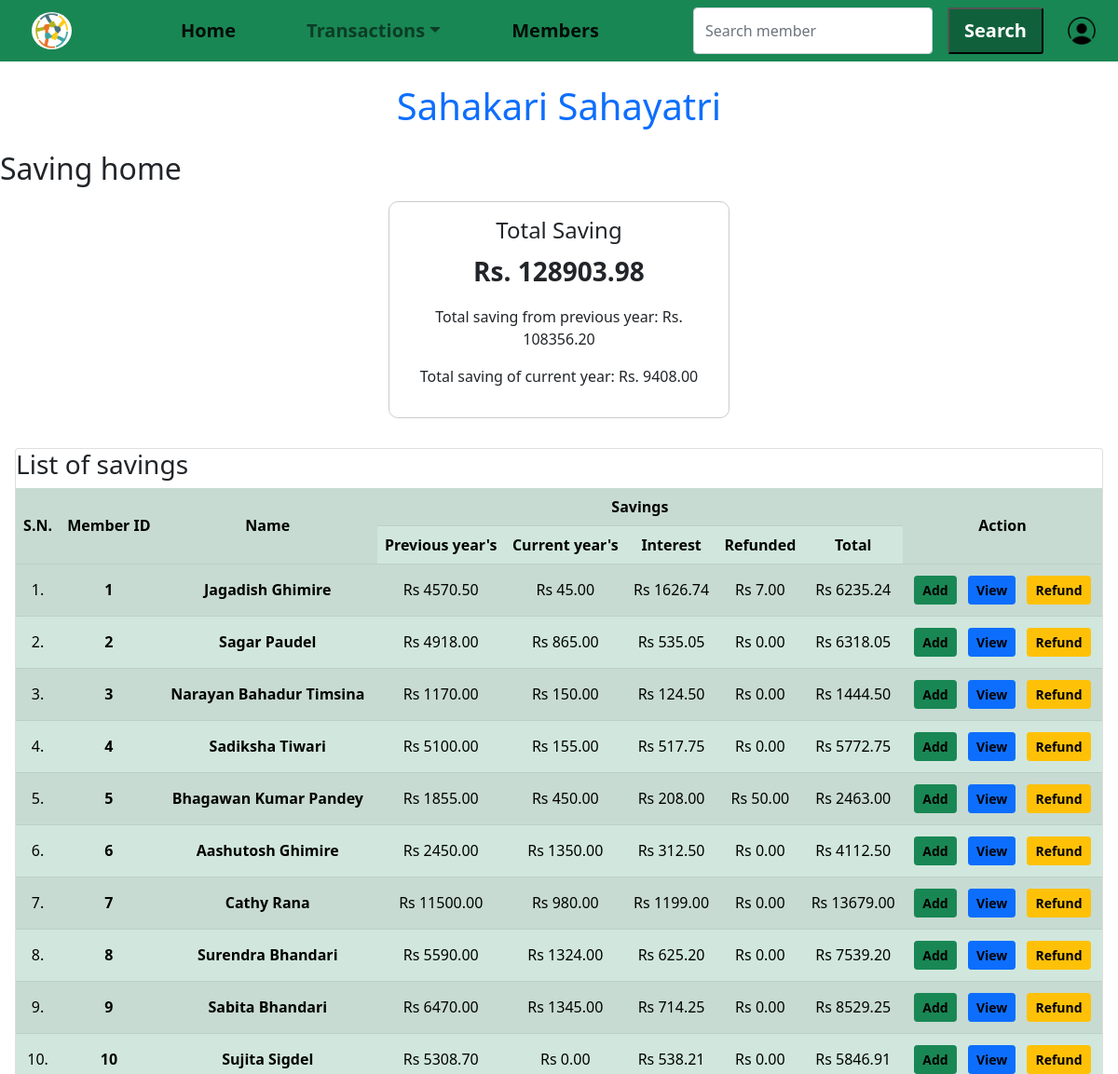
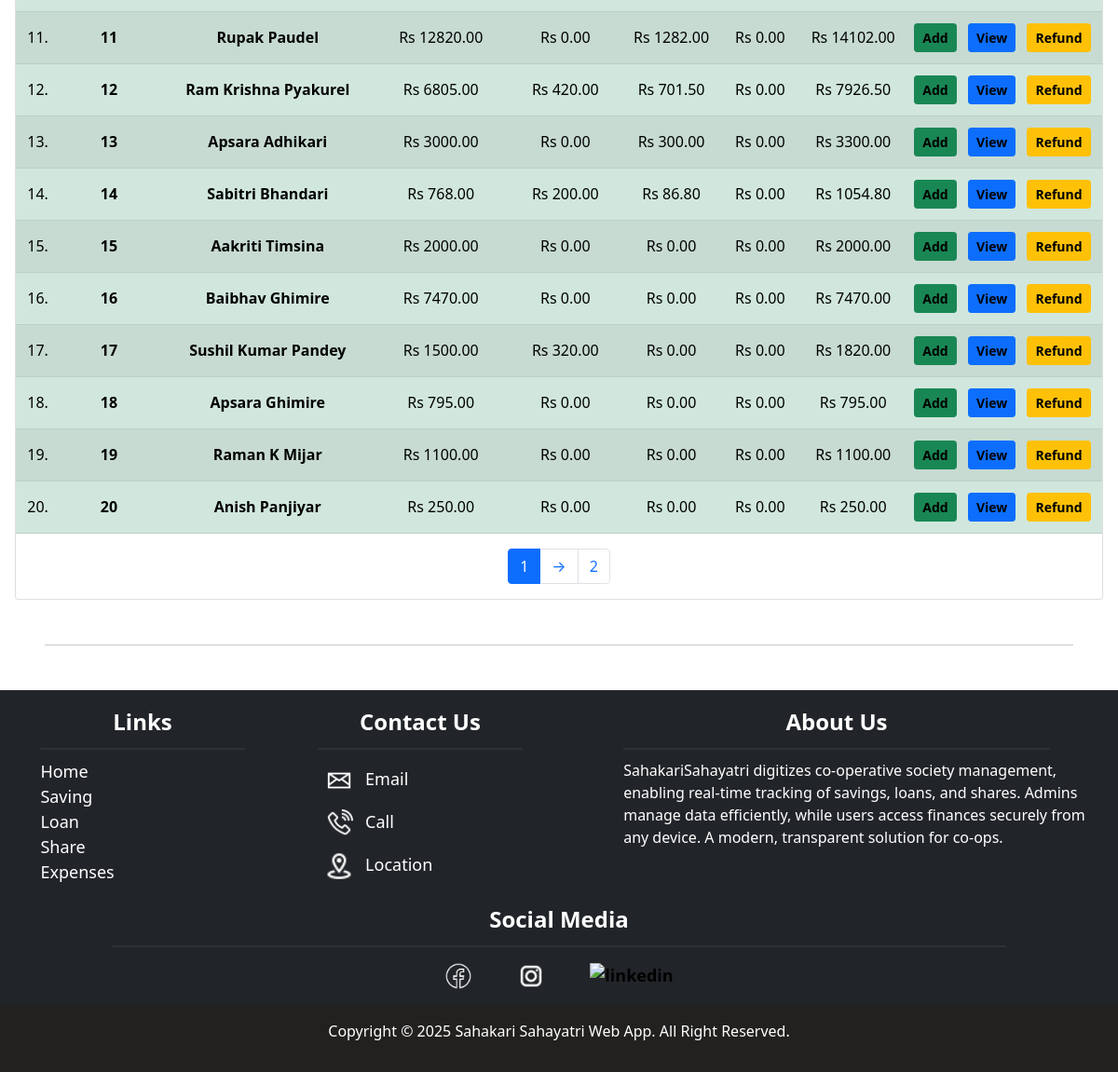
The app's page /saving/ (signed in) with its own data (2 pictures, top to bottom).
### customer/models.py (models this page shows, shortened)
class Member(models.Model):
    user = models.OneToOneField(User, on_delete=models.CASCADE, related_name='member_profile')
    member_id = models.IntegerField(unique=True, primary_key=True)
    first_name = models.CharField(max_length=30, blank=False)
    middle_name = models.CharField(max_length=30, blank=True)
    last_name = models.CharField(max_length=30, blank=False)
    email = models.EmailField(blank=True, null=True)
    phone_number = models.CharField(max_length=15, unique=True, blank=True)
    address = models.TextField(blank=False)
    date_of_birth = models.DateField(blank=True, null=True)
    citizenship_number = models.CharField(max_length=20, unique=True, blank=False)
    occupation = models.CharField(max_length=100, blank=True)
    date_joined = models.DateField(null=True, blank=True)
    name = models.CharField(max_length=100, blank=False, editable=False)
    class Meta:
        ordering = ['member_id']  # Ascending order

### saving/views.py (the view)
# urls.py: path('', saving.saving_home, name='saving_home'),
@login_required(login_url='loginpage')
def saving_home(request):
    if request.user.is_staff or request.user.is_superuser:
        fiscal_year_start = get_fiscal_year_start()
        members = Member.objects.all()
        customer_data = []
        total_previous_saving = 0
        total_current_saving = 0
        total_saved = 0
        for member in members:
            deposits = Deposit.objects.filter(customer=member)
            refunds = SavingRefund.objects.filter(customer=member)
            interest = YearlyInterest.objects.filter(customer=member)
            previous_saving = deposits.filter(date__lt=fiscal_year_start).aggregate(total=Sum('amount'))['total'] or 0
            current_saving = deposits.filter(date__gte=fiscal_year_start).aggregate(total=Sum('amount'))['total'] or 0
            total_refunded = refunds.aggregate(total=Sum('amount_refunded'))['total'] or 0
            total_previous_interest = interest.aggregate(total=Sum('previous_interest_amount'))['total'] or 0
            total_current_interest = interest.aggregate(total=Sum('current_interest_amount'))['total'] or 0
            total_interest = total_current_interest + total_previous_interest
            total_saving = previous_saving + current_saving - total_refunded + total_previous_interest + total_current_interest
            total_previous_saving += previous_saving  # Accumulate here
            total_current_saving += current_saving  # Accumulate here
            total_saved += total_saving  # Accumulate here
            if member.middle_name:
                name=f"{member.first_name} {member.middle_name} {member.last_name}"
            else:
                name=f"{member.first_name} {member.last_name}"
            customer_data.append({
                'id': member.member_id,
                'name': name,
                'previous_saving': previous_saving,
                'current_saving': current_saving,
                'total_refunded': total_refunded,
                'total_saving': total_saving,
            'total_interest': total_interest,
            })
        paginator = Paginator(customer_data,20)
        page_number = request.GET.get('page')
        page_obj = paginator.get_page(page_number)
        return render(request, 'saving_home.html', {
            'customer_data': customer_data,
            'total_saved': total_saved,
            'total_previous_saving': total_previous_saving,  # Pass to template
            'total_current_saving': total_current_saving,
            'page_obj': page_obj
        })
    else:
        return redirect('home')

### saving/views.py (called while the page is built)
def get_fiscal_year_start():
    today = date.today()
    if today.month > 7 or (today.month == 7 and today.day >= 16):  # Assuming Shrawan 1 is around July 16
        return date(today.year, 7, 16)
    else:
        return date(today.year - 1, 7, 16)

### saving/templates/saving_home.html (shortened to what this page needs)
{% extends "base.html" %}
{% load static %}
{% block content %}
<h2>Saving home</h2>
<div class="row justify-content-center m-3">
    <div class="col-lg-4 col-md-6 col-sm-12 mb-3">
        <div class="card transaction-card text-center p-3">
            <h4>Total Saving</h4>
            <p class="fs-3 fw-bold">Rs. {{ total_saved|floatformat:2 }}</p>
            <p>Total saving from previous year: Rs. {{ total_previous_saving|floatformat:2 }}</p>
            <p>Total saving of current year: Rs. {{ total_current_saving|floatformat:2 }}</p>
        </div>
    </div>
</div>
<div class="card m-3">
    <h3>List of savings</h3>
    <div class="table-responsive">
        <table class="table table-striped table-responsive table-hover table-success">
            <tr class="align-middle text-center">
                <th rowspan="2">S.N.</th>
                <th rowspan="2">Member ID</th>
                <th rowspan="2">Name</th>
                <th colspan="5">Savings</th>
                <th rowspan="2">Action</th>
            </tr>
            <tr class="align-middle text-center">
                <th>Previous year's</th>
                <th>Current year's</th>
                <th>Interest</th>
                <th>Refunded</th>
                <th>Total</th>
            </tr>
            {% if page_obj %}
                {% for customer in page_obj %}
                    <tr class="align-middle text-center">
                        <td>{{ forloop.counter0|add:page_obj.start_index }}.</td>
                        <td>
                            <a href="{% url 'customer_details' customer.id %}" class="links text-decoration-none text-black fw-bold">{{ customer.id }}</a>
                        </td>
                        <td>
                            <a href="{% url 'customer_details' customer.id %}" class="links text-decoration-none text-black fw-bold">{{ customer.name }}</a>
                        </td>
                        <td>Rs {{ customer.previous_saving|floatformat:2 }}</td>
                        <td>Rs {{ customer.current_saving|floatformat:2 }}</td>
                        <td>Rs {{ customer.total_interest|floatformat:2 }}</td>
                        <td>Rs {{ customer.total_refunded|floatformat:2 }}</td>
                        <td>Rs {{ customer.total_saving|floatformat:2 }}</td>
                        <td>
                            <a class="btn btn-sm btn-success m-1" href="{% url 'saving_add' customer.id %}">Add</a>
                            <a class="btn btn-sm btn-primary m-1" href="{% url 'saving_details' customer.id %}">View</a>
                            <a class="btn btn-sm btn-warning m-1" href="{% url 'saving_refund' customer.id %}">Refund</a>
                        </td>
                    </tr>
                {% endfor %}
            {% else %}
                <tr>
                    <td colspan="9" class="text-center">No savings found.</td>
                </tr>
            {% endif %}
        </table>
    </div>
    <nav aria-label="Page navigation">
        <ul class="pagination justify-content-center">
            <li class="page-item active">
                <span class="page-link">{{ page_obj.number }}</span>
            </li>
            {% if page_obj.has_next %}
                <li class="page-item">
                    <a class="page-link" href="?page={{ page_obj.next_page_number }}">&rarr;</a>
                </li>
            {% endif %}
            {% if page_obj.paginator.num_pages > 1 %}
                <li class="page-item">
                    <a class="page-link" href="?page={{ page_obj.paginator.num_pages }}">{{ page_obj.paginator.num_pages }}</a>
                </li>
            {% endif %}
        </ul>
    </nav>
</div>
{% endblock content %}

### static/css/style.css (style rules this page uses)
.links { text-decoration: none; color: black; padding: 5px; }
.text-center a { text-decoration: none; color: #000; font-weight: 750; }
html { font-size: 16px; }
body { margin: 0; padding: 0; }
.transaction-card { height: 100%; border: 1px solid #ccc; border-radius: 10px; padding: 1rem; box-sizing: border-box; overflow: hidden; }

### records on screen
Member: id "1", name "Jagadish Ghimire", previous_saving "4570.50", current_saving "45.00", total_interest "1626.74", total_refunded "7.00", total_saving "6235.24"
Member: id "2", name "Sagar Paudel", previous_saving "4918.00", current_saving "865.00", total_interest "535.05", total_refunded "0.00", total_saving "6318.05"
Member: id "3", name "Narayan Bahadur Timsina", previous_saving "1170.00", current_saving "150.00", total_interest "124.50", total_refunded "0.00", total_saving "1444.50"
Member: id "4", name "Sadiksha Tiwari", previous_saving "5100.00", current_saving "155.00", total_interest "517.75", total_refunded "0.00", total_saving "5772.75"
Member: id "5", name "Bhagawan Kumar Pandey", previous_saving "1855.00", current_saving "450.00", total_interest "208.00", total_refunded "50.00", total_saving "2463.00"
Member: id "6", name "Aashutosh Ghimire", previous_saving "2450.00", current_saving "1350.00", total_interest "312.50", total_refunded "0.00", total_saving "4112.50"
Member: id "7", name "Cathy Rana", previous_saving "11500.00", current_saving "980.00", total_interest "1199.00", total_refunded "0.00", total_saving "13679.00"
Member: id "8", name "Surendra Bhandari", previous_saving "5590.00", current_saving "1324.00", total_interest "625.20", total_refunded "0.00", total_saving "7539.20"
Member: id "9", name "Sabita Bhandari", previous_saving "6470.00", current_saving "1345.00", total_interest "714.25", total_refunded "0.00", total_saving "8529.25"
Member: id "10", name "Sujita Sigdel", previous_saving "5308.70", current_saving "0.00", total_interest "538.21", total_refunded "0.00", total_saving "5846.91"
Member: id "12", name "Ram Krishna Pyakurel", previous_saving "6805.00", current_saving "420.00", total_interest "701.50", total_refunded "0.00", total_saving "7926.50"
Member: id "14", name "Sabitri Bhandari", previous_saving "768.00", current_saving "200.00", total_interest "86.80", total_refunded "0.00", total_saving "1054.80"
Member: id "17", name "Sushil Kumar Pandey", previous_saving "1500.00", current_saving "320.00", total_interest "0.00", total_refunded "0.00", total_saving "1820.00"

### other values on screen
{{ total_saved|floatformat:2 }} "128903.98"
{{ total_previous_saving|floatformat:2 }} "108356.20"
{{ total_current_saving|floatformat:2 }} "9408.00"
{{ customer.id }} "11" "13" "15" "16" "18" "19" "20"
{{ customer.name }} "Rupak Paudel" "Apsara Adhikari" "Aakriti Timsina" "Baibhav Ghimire" "Apsara Ghimire" "Raman K Mijar" "Anish Panjiyar"
{{ customer.previous_saving|floatformat:2 }} "12820.00" "3000.00" "2000.00" "7470.00" "795.00" "1100.00" "250.00"
{{ customer.current_saving|floatformat:2 }} "0.00" "0.00" "0.00" "0.00" "0.00" "0.00" "0.00"
{{ customer.total_interest|floatformat:2 }} "1282.00" "300.00" "0.00" "0.00" "0.00" "0.00" "0.00"
{{ customer.total_refunded|floatformat:2 }} "0.00" "0.00" "0.00" "0.00" "0.00" "0.00" "0.00"
{{ customer.total_saving|floatformat:2 }} "14102.00" "3300.00" "2000.00" "7470.00" "795.00" "1100.00" "250.00"
{{ page_obj.number }} "1"
{{ page_obj.paginator.num_pages }} "2"
